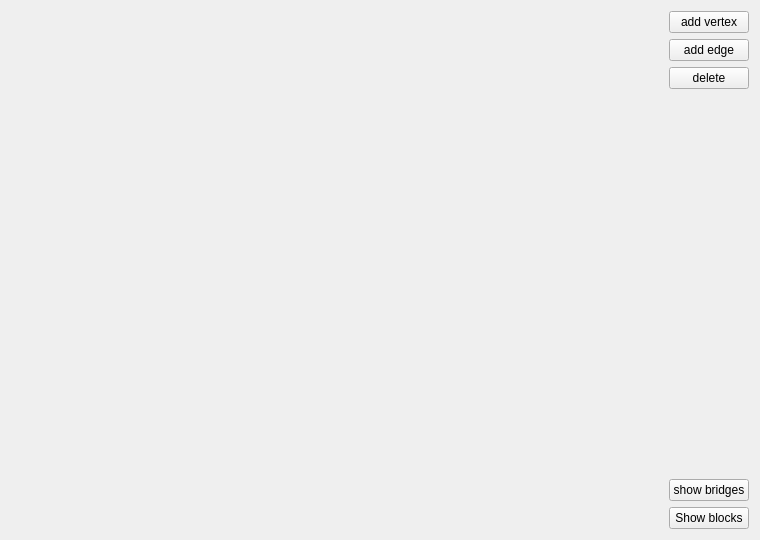
<?xml version="1.0" encoding="UTF-8"?>
<ui version="4.0">
 <class>MainWindow</class>
 <widget class="QMainWindow" name="MainWindow">
  <property name="geometry">
   <rect>
    <x>0</x>
    <y>0</y>
    <width>760</width>
    <height>540</height>
   </rect>
  </property>
  <property name="windowTitle">
   <string>MainWindow</string>
  </property>
  <widget class="QWidget" name="centralWidget">
   <layout class="QHBoxLayout" name="horizontalLayout">
    <item>
     <widget class="mywidget" name="xmywidget" native="true">
      <property name="sizePolicy">
       <sizepolicy hsizetype="Expanding" vsizetype="Preferred">
        <horstretch>0</horstretch>
        <verstretch>0</verstretch>
       </sizepolicy>
      </property>
      <property name="font">
       <font>
        <stylestrategy>PreferAntialias</stylestrategy>
       </font>
      </property>
      <property name="cursor">
       <cursorShape>ArrowCursor</cursorShape>
      </property>
      <property name="mouseTracking">
       <bool>false</bool>
      </property>
      <widget class="QLabel" name="label">
       <property name="geometry">
        <rect>
         <x>0</x>
         <y>0</y>
         <width>101</width>
         <height>16</height>
        </rect>
       </property>
       <property name="sizePolicy">
        <sizepolicy hsizetype="MinimumExpanding" vsizetype="Preferred">
         <horstretch>0</horstretch>
         <verstretch>0</verstretch>
        </sizepolicy>
       </property>
       <property name="text">
        <string/>
       </property>
      </widget>
      <widget class="QLabel" name="label_2">
       <property name="geometry">
        <rect>
         <x>120</x>
         <y>0</y>
         <width>101</width>
         <height>16</height>
        </rect>
       </property>
       <property name="text">
        <string/>
       </property>
      </widget>
      <widget class="QLabel" name="label_3">
       <property name="geometry">
        <rect>
         <x>230</x>
         <y>0</y>
         <width>111</width>
         <height>16</height>
        </rect>
       </property>
       <property name="text">
        <string/>
       </property>
      </widget>
     </widget>
    </item>
    <item>
     <layout class="QVBoxLayout" name="verticalLayout">
      <item>
       <widget class="QPushButton" name="add_vertex">
        <property name="font">
         <font>
          <stylestrategy>PreferAntialias</stylestrategy>
         </font>
        </property>
        <property name="contextMenuPolicy">
         <enum>Qt::CustomContextMenu</enum>
        </property>
        <property name="text">
         <string>add vertex</string>
        </property>
        <property name="shortcut">
         <string/>
        </property>
        <property name="checkable">
         <bool>true</bool>
        </property>
        <property name="checked">
         <bool>false</bool>
        </property>
        <property name="autoRepeat">
         <bool>false</bool>
        </property>
       </widget>
      </item>
      <item>
       <widget class="QPushButton" name="addedge">
        <property name="text">
         <string>add edge</string>
        </property>
        <property name="checkable">
         <bool>true</bool>
        </property>
       </widget>
      </item>
      <item>
       <widget class="QPushButton" name="delete_2">
        <property name="text">
         <string>delete</string>
        </property>
        <property name="checkable">
         <bool>true</bool>
        </property>
       </widget>
      </item>
      <item>
       <spacer name="verticalSpacer">
        <property name="orientation">
         <enum>Qt::Vertical</enum>
        </property>
        <property name="sizeHint" stdset="0">
         <size>
          <width>20</width>
          <height>328</height>
         </size>
        </property>
       </spacer>
      </item>
      <item>
       <widget class="QPushButton" name="show_bridges">
        <property name="text">
         <string>show bridges</string>
        </property>
       </widget>
      </item>
      <item>
       <widget class="QPushButton" name="show_blocks">
        <property name="text">
         <string>Show blocks</string>
        </property>
       </widget>
      </item>
     </layout>
    </item>
   </layout>
  </widget>
 </widget>
 <layoutdefault spacing="6" margin="11"/>
 <customwidgets>
  <customwidget>
   <class>mywidget</class>
   <extends>QWidget</extends>
   <header location="global">mywidget.h</header>
   <container>1</container>
   <slots>
    <slot>receiving()</slot>
   </slots>
  </customwidget>
 </customwidgets>
 <resources/>
 <connections/>
</ui>
